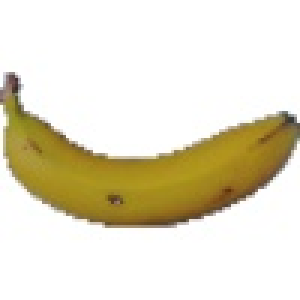
#> input picture 蔬果识别系统/test_images/banana.jpg, 100 x 100 px (shown 3 times larger)
$ python -i features.py   (imports and definitions only)
#> lines starting #> are read from the running program, lines starting #| are printed output that depends on the picture; after the words box and inside, x2 and y2 are one past the last pixel; in counts of white or black regions, pixels touching at a corner belong together
# -*- coding: utf-8 -*-
"""颜色与形状特征提取模块（CNN 融合用）
fruits-360 图像为白色背景，可通过阈值分割出蔬果主体，
提取 HSV 颜色直方图与轮廓形状特征。
"""
import cv2
import numpy as np

IMG_SIZE = (100, 100)


def extract_features(img_rgb):
    """输入 RGB uint8 图像，返回 1D 特征向量（颜色 + 形状）"""
    img = cv2.resize(img_rgb, IMG_SIZE)
    hsv = cv2.cvtColor(img, cv2.COLOR_RGB2HSV)
#> hsv: shape (100, 100, 3); mean H, S, V 18.7, 44.4, 229.9

    # --- 白色背景分割：主体为饱和度较高或较暗的像素 ---
    mask = ((hsv[:, :, 1] > 40) | (hsv[:, :, 2] < 200)).astype(np.uint8) * 255
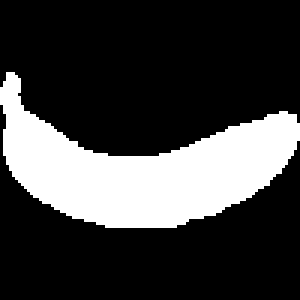
#> mask: shape (100, 100) (shown 3 times larger); 24.6% white; 1 white region, box (x1, y1, x2, y2) and area: (0, 24, 100, 76) 2461
    mask = cv2.morphologyEx(mask, cv2.MORPH_CLOSE, np.ones((5, 5), np.uint8))
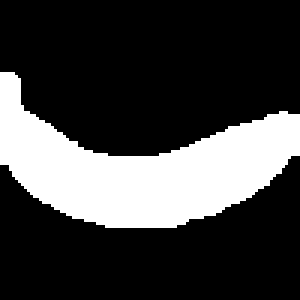
#> mask: shape (100, 100) (shown 3 times larger); 25.1% white; 1 white region
    mask = cv2.morphologyEx(mask, cv2.MORPH_OPEN, np.ones((3, 3), np.uint8))

    # ---------- 颜色特征 ----------
    # 主体区域 H 直方图（32  bins）
    h_hist = cv2.calcHist([hsv], [0], mask, [32], [0, 180]).flatten()
#> h_hist = 32 values, max 1592 at index 4, min 0 at index 8, mean 78.38
    s_hist = cv2.calcHist([hsv], [1], mask, [8], [0, 256]).flatten()
#> s_hist = [87, 123, 104, 92, 165, 394, 1537, 6]
    total = h_hist.sum() + 1e-6
#> total = 2508
    h_hist = h_hist / total
#> h_hist = 32 values, max 0.635 at index 4, min 0 at index 8, mean 0.0312
    s_hist = s_hist / (s_hist.sum() + 1e-6)
#> s_hist = [0.0347, 0.049, 0.0415, 0.0367, 0.0658, 0.157, 0.613, 0.00239]

    # 主体平均颜色（RGB / HSV 各通道均值）
    mean_rgb = cv2.mean(img, mask=mask)[:3]
#> mean_rgb = (156, 132.1, 49.67)
    mean_hsv = cv2.mean(hsv, mask=mask)[:3]
#> mean_hsv = (24.08, 174.7, 156.1)

    # ---------- 形状特征 ----------
    contours, _ = cv2.findContours(mask, cv2.RETR_EXTERNAL, cv2.CHAIN_APPROX_SIMPLE)
#> contours = 1 contour; box (x1, y1, x2, y2) and area: (0, 24, 100, 76) 2379
    if contours:
        c = max(contours, key=cv2.contourArea)
#> c = contour of 107 points, box (x1, y1, x2, y2) (0, 24, 100, 76), area 2379
        area = cv2.contourArea(c)
#> area = 2379
        peri = cv2.arcLength(c, True)
#> peri = 286.7
        x, y, w, h = cv2.boundingRect(c)
#> x = 0; y = 24; w = 100; h = 52
        hull = cv2.convexHull(c)
#> hull = contour of 14 points, box (x1, y1, x2, y2) (0, 24, 100, 76), area 3762
        hull_area = cv2.contourArea(hull)
#> hull_area = 3762.5

        area_ratio = area / (IMG_SIZE[0] * IMG_SIZE[1])        # 主体面积占比（大小）
#> area_ratio = 0.238
        circularity = 4 * np.pi * area / (peri ** 2 + 1e-6)     # 圆形度
#> circularity = 0.364
        aspect = w / (h + 1e-6)                                 # 长宽比
#> aspect = 1.92
        extent = area / (w * h + 1e-6)                          # 矩形填充度
#> extent = 0.457
        solidity = area / (hull_area + 1e-6)                    # 凸包实心度
#> solidity = 0.632
    else:
        area_ratio = circularity = aspect = extent = solidity = 0.0

    shape = np.array([area_ratio, circularity, aspect, extent, solidity], dtype=np.float32)
#> shape = [0.238, 0.364, 1.92, 0.458, 0.632]

    return np.concatenate([h_hist, s_hist,
                           np.array(mean_rgb, dtype=np.float32) / 255.0,
                           np.array(mean_hsv, dtype=np.float32) / np.array([180., 255., 255.], dtype=np.float32),
                           shape]).astype(np.float32)

>>> import cv2
>>> picture = cv2.cvtColor(cv2.imread('test_images/banana.jpg'), cv2.COLOR_BGR2RGB)
>>> result = extract_features(picture)
#> result = 51 values, max 1.92 at index 48, min 0 at index 8, mean 0.164

$ run again, on 蔬果识别系统/test_images/eggplant.jpg
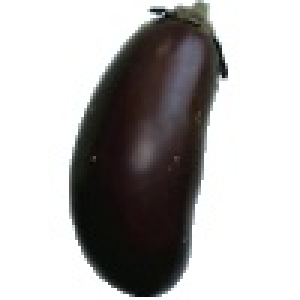
#> input picture 蔬果识别系统/test_images/eggplant.jpg, 100 x 100 px (shown 3 times larger)
#> hsv: shape (100, 100, 3); mean H, S, V 30.6, 25.5, 180.5
#> in extract_features, `mask = ((hsv[:, :, 1] > 40) | (hsv[:, :, 2] < 200)).astype(np.uint8) *..`:
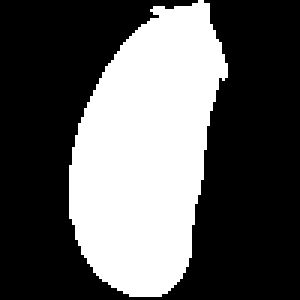
#> mask: shape (100, 100) (shown 3 times larger); 36% white; 1 white region, box (x1, y1, x2, y2) and area: (23, 0, 76, 99) 3597
#> in extract_features, `mask = cv2.morphologyEx(mask, cv2.MORPH_CLOSE, np.ones((5, 5), np.uint..`:
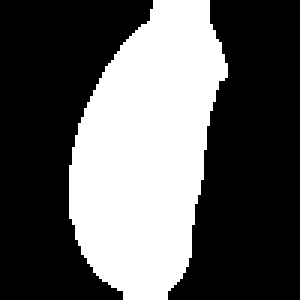
#> mask: shape (100, 100) (shown 3 times larger); 36.5% white; 1 white region
#> in extract_features, `h_hist = cv2.calcHist([hsv], [0], mask, [32], [0, 180]).flatten()`: h_hist = 32 values, max 872 at index 0, min 2 at index 15, mean 114.2
#> in extract_features, `s_hist = cv2.calcHist([hsv], [1], mask, [8], [0, 256]).flatten()`: s_hist = [800, 844, 792, 1000, 215, 3, 0, 0]
#> total = 3654
#> in extract_features, `h_hist = h_hist / total`: h_hist = 32 values, max 0.239 at index 0, min 0.000547 at index 15, mean 0.0312
#> in extract_features, `s_hist = s_hist / (s_hist.sum() + 1e-6)`: s_hist = [0.219, 0.231, 0.217, 0.274, 0.0588, 0.000821, 0, 0]
#> mean_rgb = (50.04, 44.52, 43.09)
#> mean_hsv = (56.78, 69.11, 51.4)
#> contours = 1 contour; box (x1, y1, x2, y2) and area: (23, 0, 76, 100) 3536
#> c = contour of 98 points, box (x1, y1, x2, y2) (23, 0, 76, 100), area 3536
#> area = 3535.5
#> peri = 262.8
#> x = 23; y = 0; w = 53; h = 100
#> hull = contour of 20 points, box (x1, y1, x2, y2) (23, 0, 76, 100), area 3738
#> hull_area = 3738.5
#> area_ratio = 0.354
#> circularity = 0.644
#> aspect = 0.53
#> extent = 0.667
#> solidity = 0.946
#> shape = [0.354, 0.644, 0.53, 0.667, 0.946]
#> result = 51 values, max 0.946 at index 50, min 0 at index 38, mean 0.127

$ run again, on 蔬果识别系统/test_images/kiwi.jpg
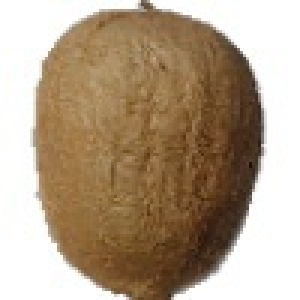
#> input picture 蔬果识别系统/test_images/kiwi.jpg, 100 x 100 px (shown 3 times larger)
#> hsv: shape (100, 100, 3); mean H, S, V 21.3, 83.9, 178.9
#> in extract_features, `mask = ((hsv[:, :, 1] > 40) | (hsv[:, :, 2] < 200)).astype(np.uint8) *..`:
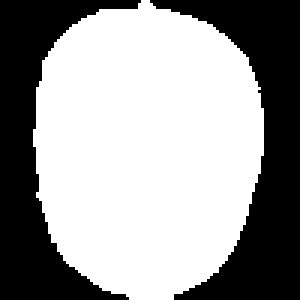
#> mask: shape (100, 100) (shown 3 times larger); 61.1% white; 2 black regions, box (x1, y1, x2, y2) and area: (50, 0, 100, 100) 2056, (0, 0, 47, 100) 1833
#> in extract_features, `mask = cv2.morphologyEx(mask, cv2.MORPH_CLOSE, np.ones((5, 5), np.uint..`:
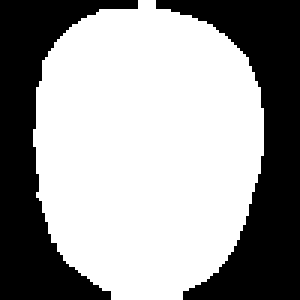
#> mask: shape (100, 100) (shown 3 times larger); 61.3% white; 2 black regions, box (x1, y1, x2, y2) and area: (52, 0, 100, 100) 2046, (0, 0, 46, 100) 1821
#> in extract_features, `h_hist = cv2.calcHist([hsv], [0], mask, [32], [0, 180]).flatten()`: h_hist = 32 values, max 3491 at index 2, min 0 at index 0, mean 191.6
#> in extract_features, `s_hist = cv2.calcHist([hsv], [1], mask, [8], [0, 256]).flatten()`: s_hist = [125, 139, 199, 1691, 2664, 1188, 115, 10]
#> total = 6131
#> in extract_features, `h_hist = h_hist / total`: h_hist = 32 values, max 0.569 at index 2, min 0 at index 0, mean 0.0312
#> in extract_features, `s_hist = s_hist / (s_hist.sum() + 1e-6)`: s_hist = [0.0204, 0.0227, 0.0325, 0.276, 0.435, 0.194, 0.0188, 0.00163]
#> mean_rgb = (131.7, 100.3, 63.93)
#> mean_hsv = (16, 135.6, 131.7)
#> contours = 1 contour; box (x1, y1, x2, y2) and area: (11, 0, 88, 100) 5996
#> c = contour of 112 points, box (x1, y1, x2, y2) (11, 0, 88, 100), area 5996
#> area = 5996.5
#> peri = 301.4
#> x = 11; y = 0; w = 77; h = 100
#> hull = contour of 32 points, box (x1, y1, x2, y2) (11, 0, 88, 100), area 6116
#> hull_area = 6116.5
#> area_ratio = 0.6
#> circularity = 0.83
#> aspect = 0.77
#> extent = 0.779
#> solidity = 0.98
#> shape = [0.6, 0.83, 0.77, 0.779, 0.98]
#> result = 51 values, max 0.98 at index 50, min 0 at index 0, mean 0.162

$ run again, on 蔬果识别系统/test_images/strawberry.jpg
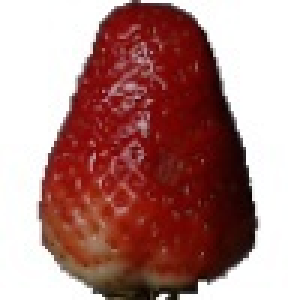
#> input picture 蔬果识别系统/test_images/strawberry.jpg, 100 x 100 px (shown 3 times larger)
#> hsv: shape (100, 100, 3); mean H, S, V 32.6, 109.4, 176.4
#> in extract_features, `mask = ((hsv[:, :, 1] > 40) | (hsv[:, :, 2] < 200)).astype(np.uint8) *..`:
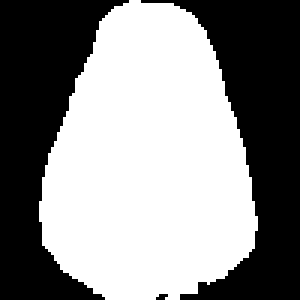
#> mask: shape (100, 100) (shown 3 times larger); 54.2% white; 3 black regions (1 under 20 px), largest, box (x1, y1, x2, y2) and area: (47, 0, 100, 100) 2331, (0, 0, 43, 100) 2242
#> in extract_features, `mask = cv2.morphologyEx(mask, cv2.MORPH_CLOSE, np.ones((5, 5), np.uint..`:
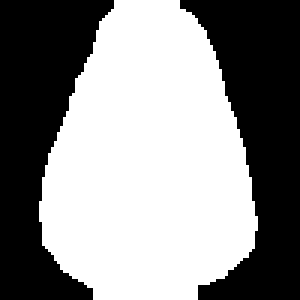
#> mask: shape (100, 100) (shown 3 times larger); 54.7% white; 2 black regions
#> in extract_features, `h_hist = cv2.calcHist([hsv], [0], mask, [32], [0, 180]).flatten()`: h_hist = 32 values, max 3617 at index 0, min 0 at index 7, mean 171
#> in extract_features, `s_hist = cv2.calcHist([hsv], [1], mask, [8], [0, 256]).flatten()`: s_hist = [141, 83, 132, 287, 447, 681, 1123, 2578]
#> total = 5472
#> in extract_features, `h_hist = h_hist / total`: h_hist = 32 values, max 0.661 at index 0, min 0 at index 7, mean 0.0312
#> in extract_features, `s_hist = s_hist / (s_hist.sum() + 1e-6)`: s_hist = [0.0258, 0.0152, 0.0241, 0.0524, 0.0817, 0.124, 0.205, 0.471]
#> mean_rgb = (112, 35.01, 28.6)
#> mean_hsv = (31.74, 199, 112)
#> contours = 1 contour; box (x1, y1, x2, y2) and area: (13, 0, 86, 100) 5338
#> c = contour of 113 points, box (x1, y1, x2, y2) (13, 0, 86, 100), area 5338
#> area = 5337.5
#> peri = 298.1
#> x = 13; y = 0; w = 73; h = 100
#> hull = contour of 25 points, box (x1, y1, x2, y2) (13, 0, 86, 100), area 5484
#> hull_area = 5483.5
#> area_ratio = 0.534
#> circularity = 0.755
#> aspect = 0.73
#> extent = 0.731
#> solidity = 0.973
#> shape = [0.534, 0.755, 0.73, 0.731, 0.973]
#> result = 51 values, max 0.973 at index 50, min 0 at index 7, mean 0.153
